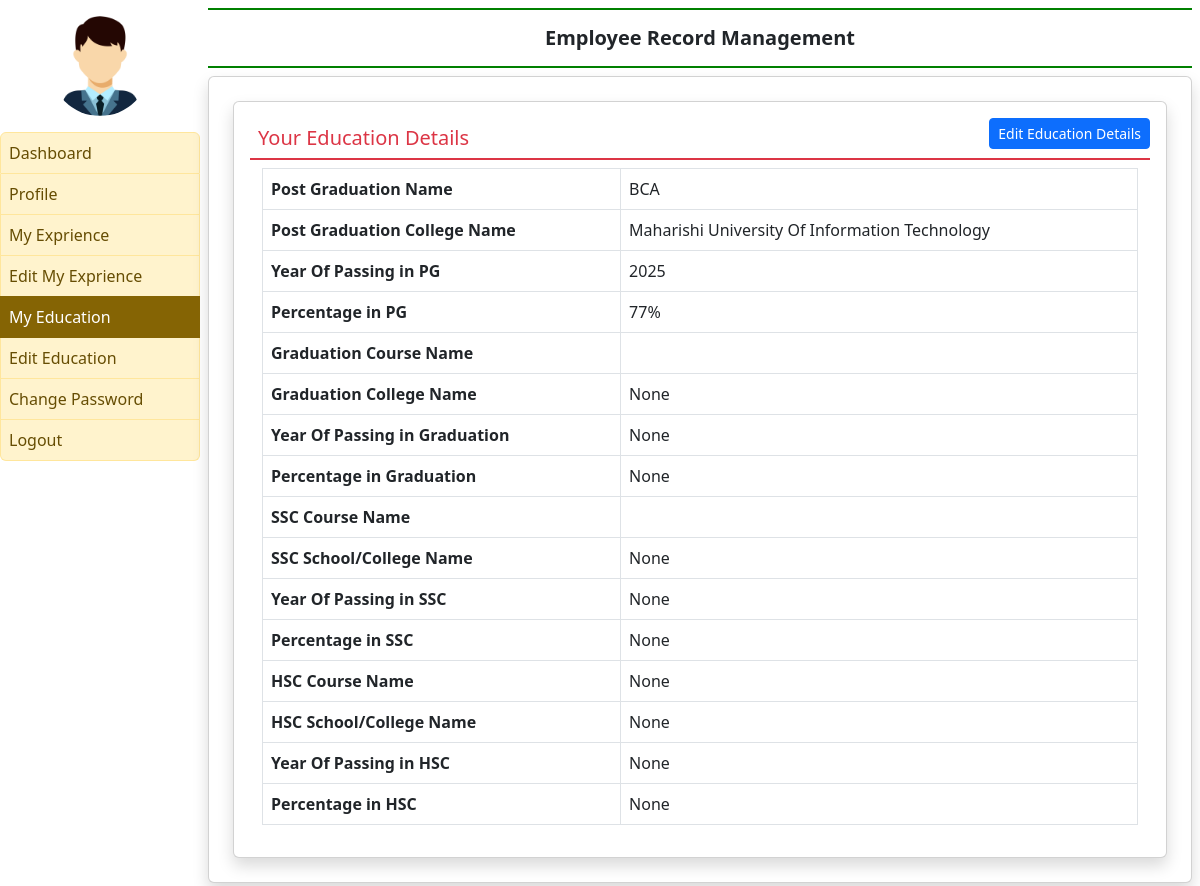
Before: /my_education/ (signed in) with the older database file.
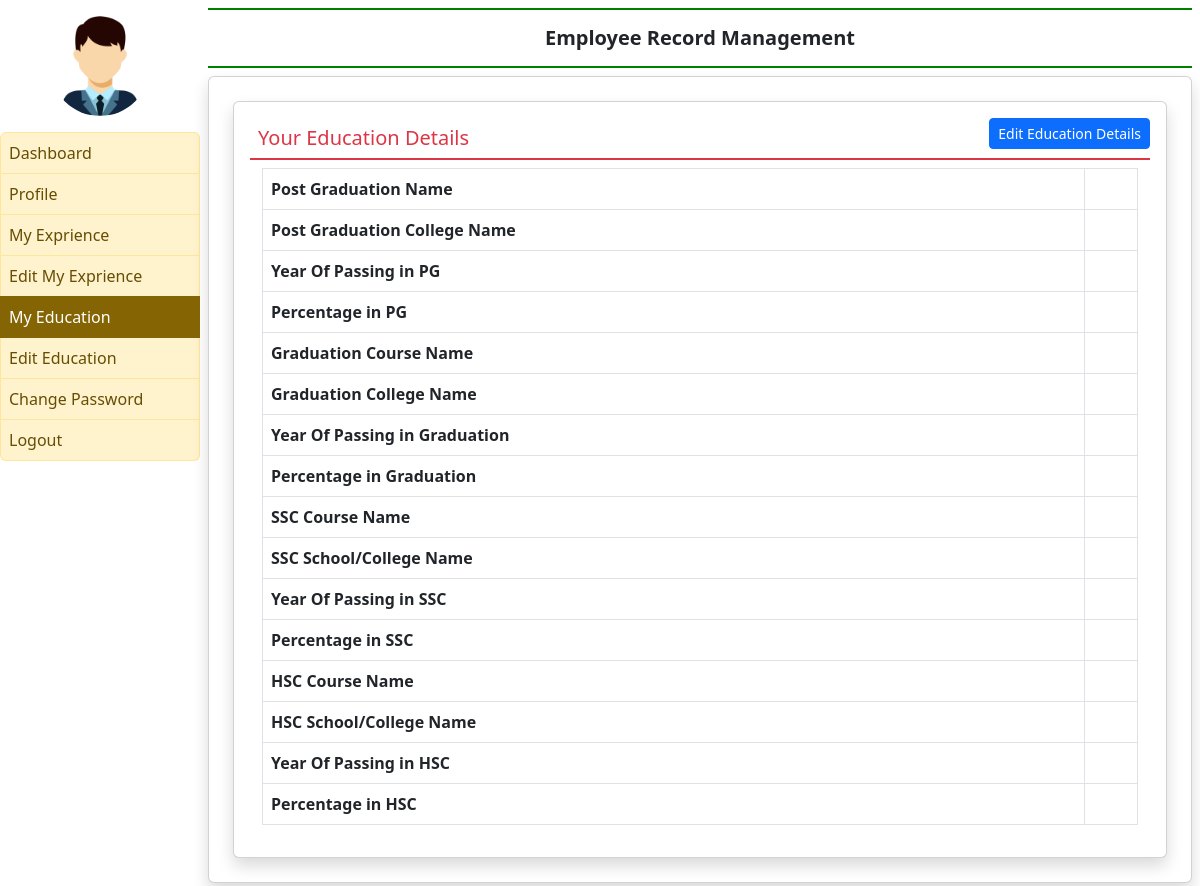
After: the same page with the newer database file.
### employeeApp/models.py (models this page shows, shortened)
class EmployeeEducation(models.Model):
    user = models.ForeignKey(User, on_delete=models.CASCADE)
    coursepg = models.CharField(max_length=100)
    schoolclgpg = models.CharField(max_length=200, null=True)
    yearofpassingpg = models.CharField(max_length=28, null=True)
    percentagepg = models.CharField(max_length=30, null=True)
    coursegra = models.CharField(max_length=100)
    schoolclggra = models.CharField(max_length=200, null=True)
    yearofpassinggra = models.CharField(max_length=28, null=True)
    percentagegra = models.CharField(max_length=30, null=True)
    coursessc = models.CharField(max_length=100)
    schoolclgssc = models.CharField(max_length=200, null=True)
    yearofpassingssc = models.CharField(max_length=28, null=True)
    percentagessc = models.CharField(max_length=30, null=True)
    coursehsc = models.CharField(max_length=100, null=True)
    schoolclgsc = models.CharField(max_length=200, null=True)
    yearofpassingsc = models.CharField(max_length=28, null=True)
    percentagesc = models.CharField(max_length=30, null=True)

### employeeApp/views.py (the view)
# urls.py: path('my_education/',views.my_education,name='my_education'),
def my_education(request):
    if not request.user.is_authenticated:
        return redirect('emp_login')
    user = request.user
    try:
        education = EmployeeEducation.objects.get(user=user)
    except EmployeeEducation.DoesNotExist:
        education = None  # Set to None if no experience is found
    return render(request, 'my_education.html', {'education': education})  # Pass 'exp' to the template

### templates/my_education.html (shortened to what this page needs)
{% extends "emp_base.html" %}
{% block main %}
<!DOCTYPE html>
<html lang="en">
<head>
    <link href="https://stackpath.bootstrapcdn.com/bootstrap/5.3.0/css/bootstrap.min.css" rel="stylesheet" />
    <link rel="stylesheet" href="https://cdnjs.cloudflare.com/ajax/libs/font-awesome/6.0.0/css/all.min.css" />
</head>
<body>
    <div class="card shadow m-2">
        <div class="card-body">
            <a href="{% url 'edit_myeducation' %}" class="btn btn-primary float-right btn-sm">Edit Education Details</a>
            <h5 class="p-2 text-danger" style="border-bottom: 2px solid">Your Education Details</h5>
            <div class="container-fluid">
                <table class="table table-bordered">
                    <tr>
                        <th>Post Graduation Name</th>
                        <td>{{ education.coursepg }}</td>
                    </tr>
                    <tr>
                        <th>Post Graduation College Name</th>
                        <td>{{ education.schoolclgpg }}</td>
                    </tr>
                    <tr>
                        <th>Year Of Passing in PG</th>
                        <td>{{ education.yearofpassingpg }}</td>
                    </tr>
                    <tr>
                        <th>Percentage in PG</th>
                        <td>{{ education.percentagepg }}</td>
                    </tr>
                    <tr>
                        <th>Graduation Course Name</th>
                        <td>{{ education.coursegra }}</td>
                    </tr>
                    <tr>
                        <th>Graduation College Name</th>
                        <td>{{ education.schoolclggra }}</td>
                    </tr>
                    <tr>
                        <th>Year Of Passing in Graduation</th>
                        <td>{{ education.yearofpassinggra }}</td>
                    </tr>
                    <tr>
                        <th>Percentage in Graduation</th>
                        <td>{{ education.percentagegra }}</td>
                    </tr>
                    <tr>
                        <th>SSC Course Name</th>
                        <td>{{ education.coursessc }}</td>
                    </tr>
                    <tr>
                        <th>SSC School/College Name</th>
                        <td>{{ education.schoolclgssc }}</td>
                    </tr>
                    <tr>
                        <th>Year Of Passing in SSC</th>
                        <td>{{ education.yearofpassingssc }}</td>
                    </tr>
                    <tr>
                        <th>Percentage in SSC</th>
                        <td>{{ education.percentagessc }}</td>
                    </tr>
                    <tr>
                        <th>HSC Course Name</th>
                        <td>{{ education.coursehsc }}</td>
                    </tr>
                    <tr>
                        <th>HSC School/College Name</th>
                        <td>{{ education.schoolclgsc }}</td>
                    </tr>
                    <tr>
                        <th>Year Of Passing in HSC</th>
                        <td>{{ education.yearofpassingsc }}</td>
                    </tr>
                    <tr>
                        <th>Percentage in HSC</th>
                        <td>{{ education.percentagesc }}</td>
                    </tr>
                </table>
            </div>
        </div>
    </div>
</body>
</html>
{% endblock %}

### templates/emp_base.html (shortened to what this page needs)
{% load static %}
<!DOCTYPE html>
<html lang="en">
  <head>
    <link
      rel="stylesheet"
      href="https://cdn.jsdelivr.net/npm/bootstrap@4.6.2/dist/css/bootstrap.min.css"
    />
    <link
      rel="stylesheet"
      href="https://cdnjs.cloudflare.com/ajax/libs/font-awesome/6.0.0/css/all.min.css"
    />
    <link
      rel="stylesheet"
      href="https://use.fontawesome.com/releases/v5.7.0/css/all.css"
    />
    <link rel="stylesheet" href="{% static 'css/style.css' %}" />
  </head>
  <body>
    <div class="container-fluid">
      <div class="row">
        <div class="col-sm-2 p-0">
          <center><img src="{%static 'images/man.png'%}" width="100" height="100px" class="img-thumnail rounded-circle my-3"></center>
          <div class="list-group">
            <a href="{% url 'emp_home'%}" class="list-group-item list-group-item-warning list-group-item-action {% if request.path == '/emp_home/'%} active {% endif %}">Dashboard</a>
            <a href="{% url 'profile'%}" class="list-group-item list-group-item-warning list-group-item-action {% if request.path == '/profile/'%} active {% endif %}">Profile</a>
            <a href="{% url 'my_experience' %}" class="list-group-item list-group-item-warning list-group-item-action {% if request.path == '/my_experience/'%} active {% endif %}">My Exprience</a>
            <a href="{% url 'edit_myexperience' %}" class="list-group-item list-group-item-warning list-group-item-action {% if request.path == '/edit_myexperience/'%} active {% endif %}">Edit My Exprience</a>
            <a href="{% url 'my_education'%}" class="list-group-item list-group-item-warning list-group-item-action {% if request.path == '/my_education/'%} active {% endif %}">My Education</a>
            <a href="{% url 'edit_myeducation'%}" class="list-group-item list-group-item-warning list-group-item-action {% if request.path == '/edit_myeducation/'%} active {% endif %}">Edit Education</a>
            <a href="{% url 'change_password'%}" class="list-group-item list-group-item-warning list-group-item-action {% if request.path == '/change_password/'%} active {% endif %}">Change Password</a>
            <a href="{% url 'logout' %}" class="list-group-item list-group-item-warning list-group-item-action">Logout</a>
          </div>
        </div>
<div class="col-sm-10 p-0">
  <div class="container-fluid p-2">
    <h5 class="text-center p-3 font-weight-bold "style="border-bottom : 2px solid green; border-top : 2px solid green">Employee Record Management</h5>
   <div class="card shadow" style="min-height: 87vh">
    <div class="card-body">
      {% block main  %}
      {% endblock  %}
    </div>
</div>
  </div>
</div>
      </div>
    </div>
  </body>
</html>

### templates/emp_base.html (style rules this page uses)
.list-group-item { padding:8px !important }

Changed rows visible on the page:
removed EmployeeEducation: coursepg "BCA", schoolclgpg "Maharishi University Of Information Technology", yearofpassingpg "2025", percentagepg "77%", schoolclggra "None", yearofpassinggra "None", percentagegra "None", schoolclgssc "None", yearofpassingssc "None", percentagessc "None", coursehsc "None", schoolclgsc "None", yearofpassingsc "None", percentagesc "None"
